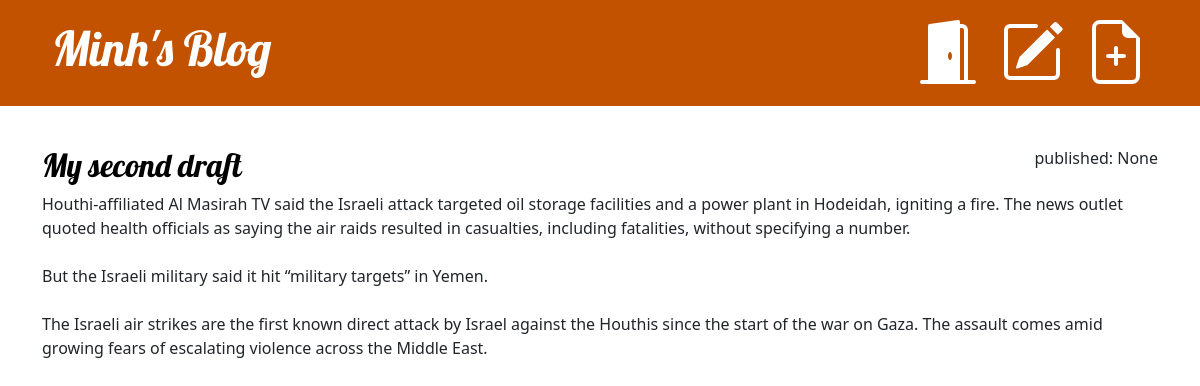
The app's page /draft/ (signed in) with its own data.
### blog/models.py (models this page shows, shortened)
class Post(models.Model):
    author=models.ForeignKey(settings.AUTH_USER_MODEL,on_delete=models.CASCADE)#if deleted, deleted everything
    title=models.CharField(max_length=200)
    text = models.TextField()
    created_date=models.DateTimeField(default=timezone.now)
    published_date=models.DateTimeField(blank=True, null=True)# blank and empty when first post

### blog/views.py (the view)
# urls.py: path('draft/',views.post_draft_list,name='post_draft_list'),
@login_required
def post_draft_list(request):
    posts = Post.objects.filter(published_date__isnull=True).order_by('created_date')
    return render(request,'blog/post_draft_list.html',{'posts':posts})

### blog/templates/blog/post_draft_list.html
{% extends 'blog/base.html' %}
{% block content %}
    {% for post in posts%}
        <article class="post">
            <time class="date">published: {{post.published_date}}</time>
            <h2><a href="{% url 'post_detail' pk=post.pk %}">{{post.title}}</a></h2>
            <p>{{post.text|linebreaksbr}}</p>
        </article>
    {% endfor %}
{% endblock %}

### blog/static/css/blog.css (style rules this page uses)
h1 a, h2 a { color:#c25100; font-family: 'Lobster'; }
h1, h2, h3, h4 { font-family: 'Lobster'; }
.post { margin-bottom: 70px; }
.post h2 a, .post h2 a:visited { color: #000; text-decoration: none; }
.post > .date { float: right; }

### records on screen
Post: published_date "None", title "My second draft", text "Houthi-affiliated Al Masirah TV said the Israeli attack targeted oil storage facilities and a power plant in Hodeidah, igniting a fire. The news outlet quoted health officials as saying the air raids resulted in casualties, including fatalities, without specifying a number. But the Israeli military said it hit “military targets” in Yemen. The Israeli air strikes are the first known direct attack by Israel against the Houthis since the start of the war on Gaza. The assault comes amid growing fears of escalating violence across the Middle East."
